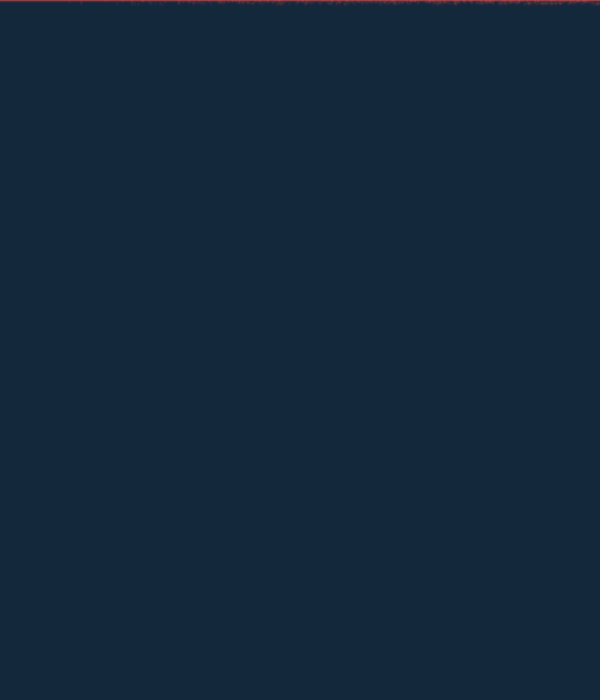
Frame 1 (no input)
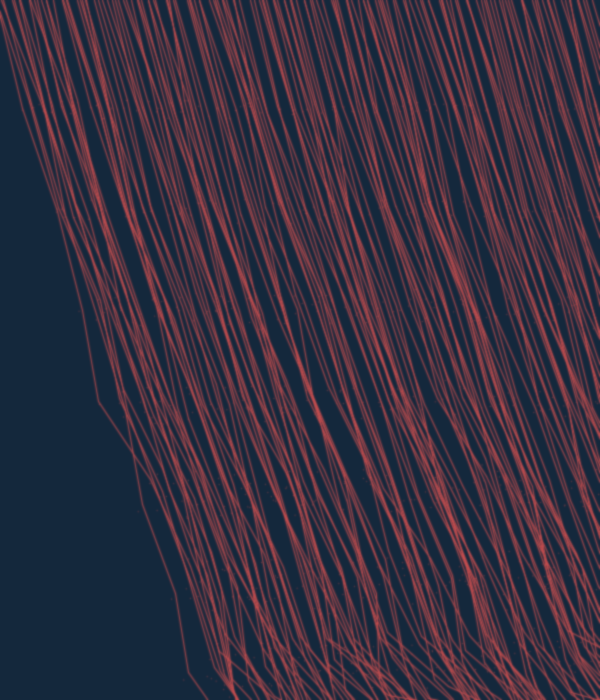
Frame 60 (the mouse pressed at the canvas centre just before this capture)
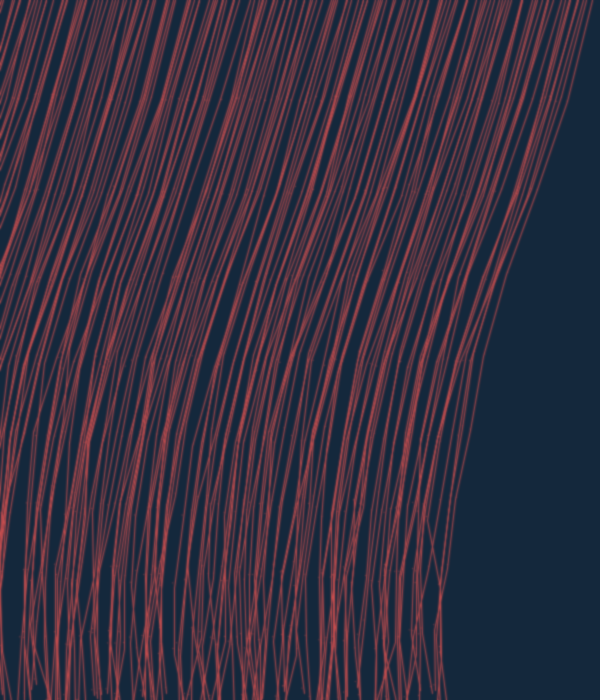
Frame 120 (the mouse held since frame 60 and released just before this capture)

The Processing sketch that drew these frames (run headless with seeded random() and noise(); from frame 60 on, the mouse is pressed at the canvas centre):

// Processing sketch: pelo
// ── pelo.pde
int tam;    
int lon;
int can;
int t = 0;

Nodos[][] vectorNodos;
Arista[][] vectorAristas;

void setup(){
  
  size(600, 700);
  
  tam = 10;
  lon = 60;
  can = 150;
  vectorNodos = new Nodos[tam][can]; //hay muelles + 1 extremo
  vectorAristas = new Arista[tam-1][can];
  
  for (int k = 0; k < can; k ++){
    
    for (int i = 0; i < tam; i++){
        vectorNodos[i][k] = new Nodos( -5 + random(-5, 5) + i*lon + k*4, 0);
    }
    for (int i = 0; i < tam-1; i++){
      vectorAristas[i][k] = new Arista(vectorNodos[i][k], vectorNodos[i+1][k], lon);
    }
  }
  
}

void draw(){
  
  background(20, 40, 60); 
  
  for (int k = 0; k < can; k++){
    for (int i = 0; i < tam-1; i++){
      vectorAristas[i][k].update();
      vectorAristas[i][k].display();
    }
    
    for (int i = 1; i < tam; i++){
      vectorNodos[i][k].update();
      vectorNodos[i][k].display();
    }
  }
  filter(BLUR, 1);
}

void keyPressed()
{
  if (key == 'r')
    setup();
}

// ── Arista.pde
class Arista{ 
  PVector ancho;
  float len;
  float k = 20, Epe;
  float elong = 0;
  
  PVector Fa = new PVector(0.0, 0.0);
  PVector Fb = new PVector(0.0, 0.0);
  
  Nodos a;
  Nodos b;

  Arista(Nodos a_, Nodos b_, int l) {
    a = a_;
    b = b_;
    len = l;
  } 


  void update(){  
    ancho = PVector.sub(b.pos, a.pos);
    elong = ancho.mag() - len;
    ancho.normalize();
    Epe = -k * elong;
    Fa = PVector.mult(ancho, -Epe);
    Fb = PVector.mult(ancho, Epe);
    
    // Amortiguación
    Fa = PVector.sub(Fa, PVector.mult(a.vel, a.amort));
    Fb = PVector.sub(Fb, PVector.mult(b.vel, b.amort));
    
    a.applyForce(Fa);
    b.applyForce(Fb);
  }


  void display() {
    strokeWeight(1);
    stroke(210, 80, 80);
    line(a.pos.x, a.pos.y, b.pos.x, b.pos.y);
  }
}

// ── Nodo.pde
class Nodos{ 
  PVector pos;
  PVector vel;
  PVector a;
  float mass = 10, dt = 0.25;
  PVector gravity =new PVector(0, 9.8);
  float Ec, Ep;
  float amort = 0.5;


  Nodos(float x, float y){
    pos = new PVector(x, y);
    vel = new PVector(random(-15.0, 15.0),random(-15.0, 15.0));
    a = new PVector(0,0);

  } 


  void update(){  //euler semi
    applyForce(PVector.mult(gravity, mass));

        vel = PVector.add(PVector.mult(a, dt), vel);
        pos = PVector.add(PVector.mult(vel, dt), pos);
        a = new PVector(0.0, 0.0);
  }


  void applyForce(PVector force){
    PVector f = force;
    f.div(mass);
    a.add(f);
  }



  void display(){ 
    noStroke();
    fill(210, 80, 80);
    ellipse(pos.x, pos.y, 1, 1); //radio 5 para que no se noten mucho los extremos por los que esta compuesta la cuerda
  } 

}
